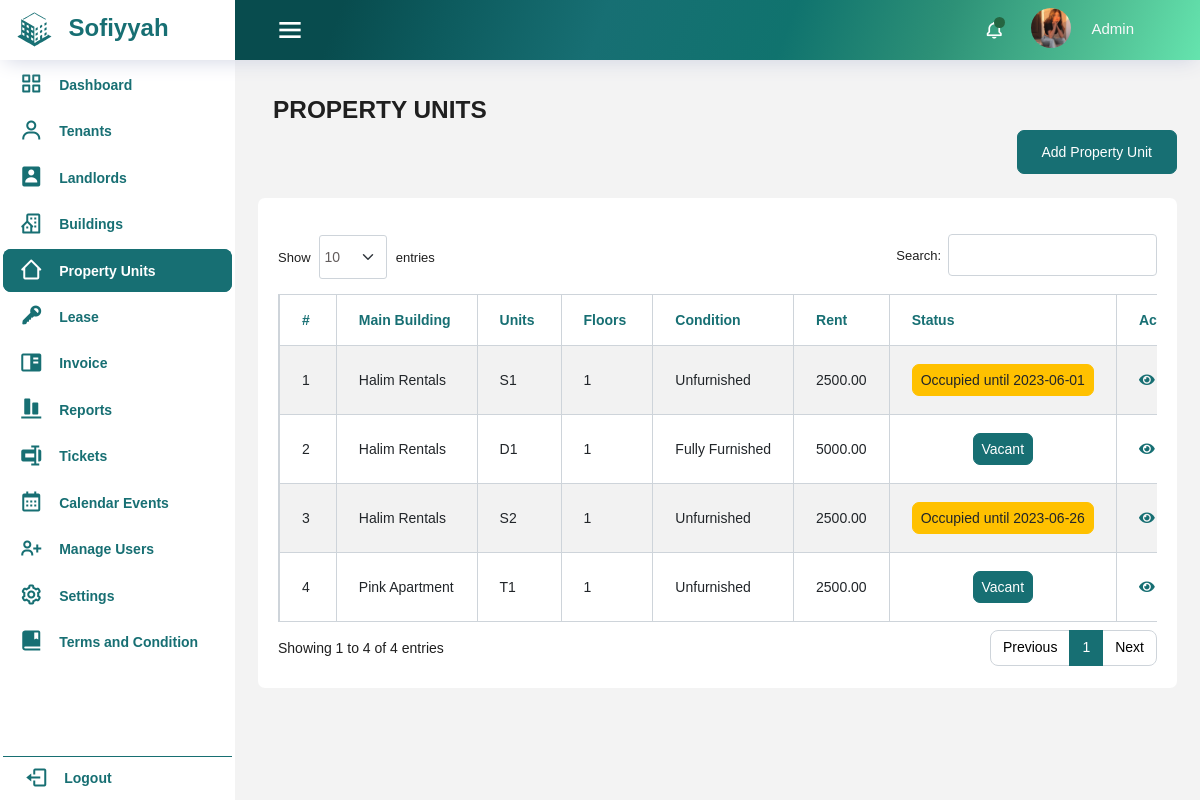
Before: /property_units/property_units.php (signed in) with the older database file.
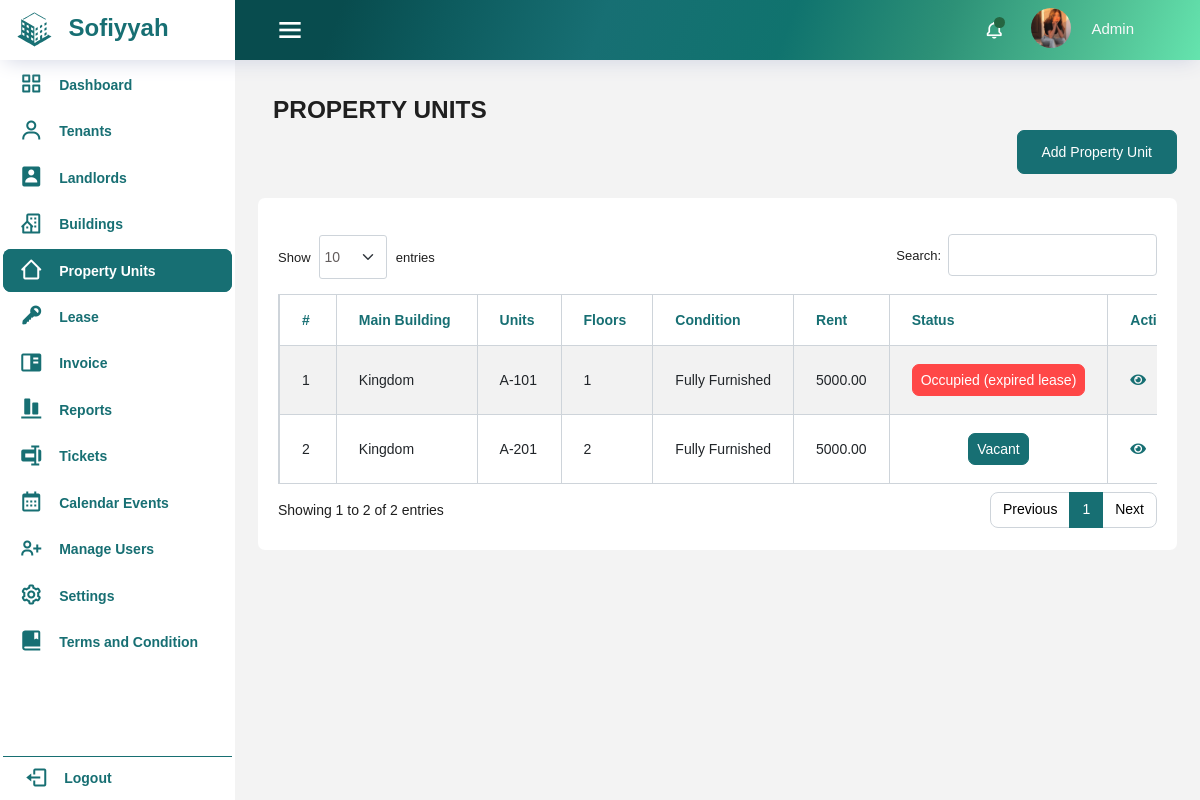
After: the same page with the newer database file.
### tables this page shows
CREATE TABLE IF NOT EXISTS `property_units` (
  `id` int(11) NOT NULL AUTO_INCREMENT,
  `property_id` int(11) NOT NULL,
  `unit_type_id` int(11) NOT NULL,
  `unit_no` varchar(10) NOT NULL,
  `floor_level` int(100) NOT NULL,
  `num_rooms` int(11) DEFAULT NULL,
  `num_bathrooms` int(11) DEFAULT NULL,
  `monthly_rent` decimal(10,2) NOT NULL,
  `unit_condition_id` int(11) NOT NULL,
  `pu_features` longtext NOT NULL,
  `status` varchar(255) NOT NULL DEFAULT 'Vacant',
  `one_month_deposit` decimal(10,2) NOT NULL,
  `one_month_advance` decimal(10,2) NOT NULL,
  PRIMARY KEY (`id`),
  KEY `fk_property_id` (`property_id`),
  KEY `fk_unit_type_id` (`unit_type_id`),
  KEY `fk_unit_condition_id` (`unit_condition_id`)
);

CREATE TABLE IF NOT EXISTS `properties` (
  `id` int(11) NOT NULL AUTO_INCREMENT,
  `property_name` varchar(100) NOT NULL,
  `property_description` text NOT NULL,
  `num_of_floors` int(50) NOT NULL,
  `landlord_id` int(11) NOT NULL,
  `region` varchar(100) NOT NULL,
  `provinces` varchar(100) NOT NULL,
  `city` varchar(100) NOT NULL,
  `barangay` varchar(100) NOT NULL,
  `street` varchar(100) NOT NULL,
  `features_description` text NOT NULL,
  `features` longtext NOT NULL CHECK (json_valid(`features`)),
  `image_path` varchar(255) NOT NULL,
  `floor_plan` varchar(255) NOT NULL,
  PRIMARY KEY (`id`),
  KEY `landlord_id` (`landlord_id`)
);

CREATE TABLE IF NOT EXISTS `unit_condition` (
  `id` int(11) NOT NULL,
  `condition_name` varchar(50) NOT NULL,
  `unit_type_picture` varchar(255) NOT NULL,
  PRIMARY KEY (`id`)
);

### property_units/property_units.php (the view, shortened to what this page needs)
<?php
    require_once '../includes/header.php';
    require_once '../includes/dbconfig.php';
?>
<body>
<div class="container-scroller">
  <?php
    require_once '../includes/navbar.php';
  ?>
<div class="container-fluid page-body-wrapper">
<?php
     require_once '../includes/sidebar.php';
  ?>
<div class="main-panel">
  <div class="content-wrapper">
    <div class="row">
      <div class="col-12 col-xl-8 mb-4 mb-xl-0">
        <h3 class="font-weight-bolder">PROPERTY UNITS</h3>
      </div>
      <div class="add-tenant-container">
      <?php
                    if($_SESSION['user_type'] == 'admin'){
                ?>
      <a href="add_property_units.php" class="btn btn-success btn-icon-text float-right">
          Add Property Unit </a>
          <?php
                    }
                ?>
      </div>
    </div>
    <div class="row mt-4">
      <div class="card">
            <div class="card-body">
              <div class="table-responsive pt-3">
                <table id="example" class="table table-striped table-bordered dt-responsive nowrap" style="width:100%">
                  <thead>
                    <tr>
                      <th>#</th>
                      <th>Main Building</th>
                      <th>Units</th>
                      <th>Floors</th>
                      <th>Condition</th>
                      <th>Rent</th>
                      <th>Status</th>
                      <?php if($_SESSION['user_type'] == 'admin'){ ?>
                        <th>Action</th>
                      <?php } ?>
                    </tr>
                  </thead>
                  <tbody>
                    <?php
                      $sql = "SELECT pu.*, uc.condition_name, p.property_name, pu.unit_no,
                      COALESCE(lease.status, pu.status) AS current_status,
                      lease.lease_end
                      FROM property_units pu
                      LEFT JOIN unit_condition uc ON pu.unit_condition_id = uc.id
                      LEFT JOIN properties p ON pu.property_id = p.id
                      LEFT JOIN lease ON lease.property_unit_id = pu.id
                      GROUP BY p.id, pu.id";
                      $result = mysqli_query($conn, $sql);
                      $i = 1;
                      if (mysqli_num_rows($result) > 0){
                        while ($row = mysqli_fetch_assoc($result)){
                          $status = '';
                          if ($row['current_status'] == 'Occupied') {
                            if (strtotime($row['lease_end']) >= time()) {
                              $status = '<button class="btn btn-warning btn-lg p-2">Occupied until '.$row['lease_end'].'</button>';
                            } else {
                              $status = '<button class="btn btn-danger btn-lg p-2">Occupied (expired lease)</button>';
                            }
                          } elseif ($row['current_status'] == 'Vacant') {
                            if (!is_null($row['lease_end'])) {
                              $vacant_date = date('F j, Y', strtotime($row['lease_end'] . ' + 7 days'));
                              $status = '<button class="btn btn-success btn-lg p-2">Vacant after '.$vacant_date.'</button>';
                            } else {
                              $status = '<button class="btn btn-success btn-lg p-2">Vacant</button>';
                            }
                          } elseif ($row['current_status'] == 'Unavailable') {
                            $status = '<button class="btn btn-secondary btn-lg p-2">Unavailable</button>';
                          }
                          echo '
                          <tr>
                            <td>'.$i.'</td>
                            <td>'.$row['property_name'].'</td>
                            <td>'.$row['unit_no'].'</td>
                            <td>'.$row['floor_level'].'</td>
                            <td>'.$row['condition_name'].'</td>
                            <td>'.$row['monthly_rent'].'</td>
                            <td>'.$status.'</td>
                            <td>
                              <div class="action">
                                <a class="me-2 green" href="view_property_units.php?id='.$row['id'].'"><i class="fas fa-eye"></i></a>
                                <a class="me-2 green" href="edit_property_units.php?id='.$row['id'].'"><i class="fas fa-edit"></i></a>
                                <a class="green action-delete" href="delete_property_units.php?id='.$row['id'].'"><i class="fas fa-trash"></i></a>
                              </div>
                            </td>
                          </tr>';
                          $i++;
                        }
                      }
                    ?>
                  </tbody>
                </table>
    </div>
    </div>

Changed rows visible on the page:
removed property_units: property.property_name "Halim Rentals", unit_no "S1", floor_level "1", unit_condition.condition_name "Unfurnished", monthly_rent "2500.00", lease_end "2023-06-01"
removed property_units: property.property_name "Halim Rentals", unit_no "D1", floor_level "1", unit_condition.condition_name "Fully Furnished", monthly_rent "5000.00", shows "Vacant"
removed property_units: property.property_name "Halim Rentals", unit_no "S2", floor_level "1", unit_condition.condition_name "Unfurnished", monthly_rent "2500.00", lease_end "2023-06-26"
removed property_units: property.property_name "Pink Apartment", unit_no "T1", floor_level "1", unit_condition.condition_name "Unfurnished", monthly_rent "2500.00", shows "Vacant"
added property_units: property.property_name "Kingdom", unit_no "A-101", floor_level "1", unit_condition.condition_name "Fully Furnished", monthly_rent "5000.00", shows "Occupied (expired lease)"
added property_units: property.property_name "Kingdom", unit_no "A-201", floor_level "2", unit_condition.condition_name "Fully Furnished", monthly_rent "5000.00", shows "Vacant"
Other visible differences:
text written by a page script: "Show entries Search: Showing 1 to 4 of 4 entries Previous 1 Next" → "Show entries Search: Showing 1 to 2 of 2 entries Previous 1 Next"
